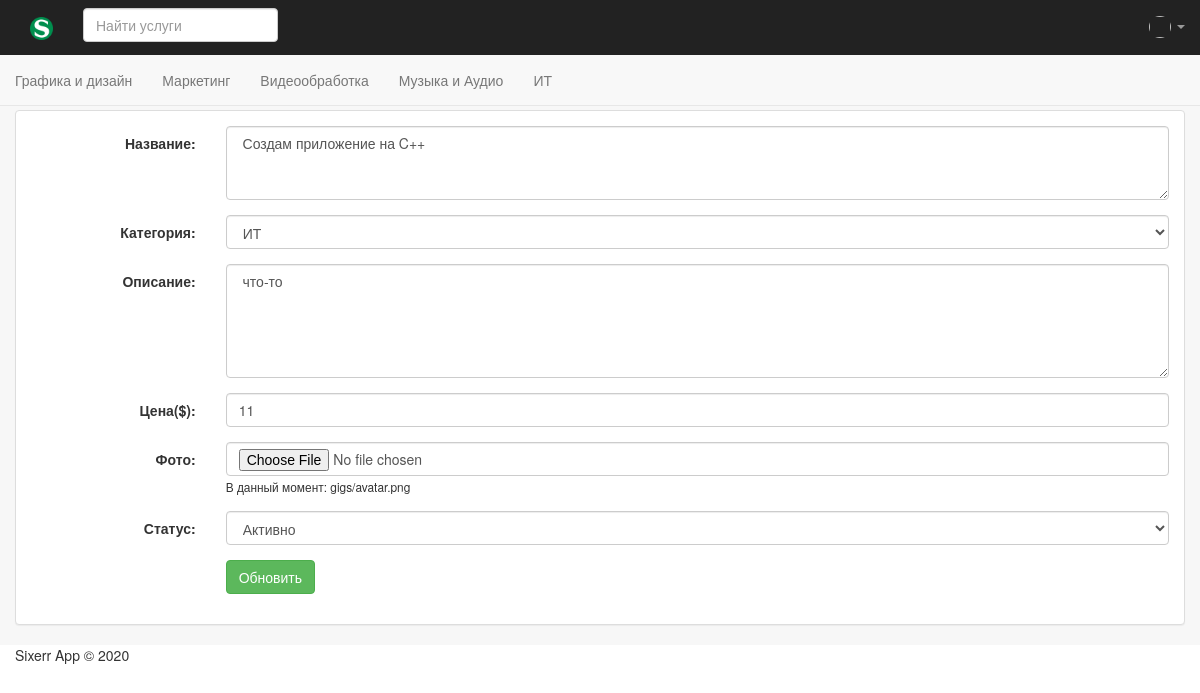
Page /my_gigs/edit_gig/2 (signed in) on the committed database.
### sixerr/models.py (models this page shows, shortened)
class Gig(models.Model):
    CATEGORY_CHOICES = (
        ('GD', 'Графика и Дизайн'),
        ('MR', 'Маркетинг'),
        ('VD', 'Видеообработка'),
        ('MA', 'Музыка и Аудио'),
        ('IT', 'ИТ')
    )
    title = models.CharField(max_length=500)
    category = models.CharField(max_length=2, choices=CATEGORY_CHOICES)
    description = models.CharField(max_length=1000)
    price = models.IntegerField(default=5)
    photo = models.FileField(upload_to='gigs')
    status = models.BooleanField()
    user = models.ForeignKey(User, on_delete=models.CASCADE)
    create_time = models.DateTimeField(default=timezone.now)

### sixerr/views.py (the view, shortened to what this page needs)
# urls.py: path('my_gigs/edit_gig/<int:pk>', views.edit_gig, name='edit_gig')
@login_required(login_url='/')
def edit_gig(request, pk):
    try:
        gig = Gig.objects.get(pk=pk, user=request.user)
        error = ''
        return render(request, 'edit_gig.html', {'gig': gig, 'error':error })
    except:
        return redirect('/')

### sixerr/templates/edit_gig.html (shortened to what this page needs)
{% extends 'base.html' %}
{% load static %}
{% block content %}
  <div style="margin-top:30px;" class="panel panel-default">
    <div class="panel-body">
      <form method="POST" enctype="multipart/form-data" class="form-horizontal">
        <div class="form-group">
          <label for="" class="col-sm-2 control-label">Название:</label>
          <div class="col-sm-10">
            <textarea name="title" rows="3" class="form-control"> {{ gig.title }}</textarea>
          </div>
        </div>
        <div class="form-group">
          <label class="col-sm-2 control-label">Категория:</label>
          <div class="col-sm-10">
            <select name="category" class="form-control">
              <option {% if gig.category == "IT" %} selected {%endif%} value="IT"> ИТ </option>
            </select>
          </div>
        </div>
        <div class="form-group">
          <label class="col-sm-2 control-label">Описание:</label>
          <div class="col-sm-10">
            <textarea name="description" rows="5" class="form-control"> {{ gig.description }}</textarea>
          </div>
        </div>
        <div class="form-group">
          <label class="col-sm-2 control-label">Цена($):</label>
          <div class="col-sm-10">
            <input type="number" class="form-control" name="price" value="{{ gig.price }}">
          </div>
        </div>
        <div class="form-group">
          <label class="col-sm-2 control-label">Фото:</label>
          <div class="col-sm-10">
            <input type="file" class="form-control" name="photo">
            <small> В данный момент: {{ gig.photo }}</small>
          </div>
        </div>
        <div class="form-group">
          <label class="col-sm-2 control-label">Статус:</label>
          <div class="col-sm-10">
            <select name="status" class="form-control">
              <option {% if gig.status %} selected {% endif %} value="1">Активно</option>
            </select>
          </div>
        </div>
        <div class="form-group">
          <div class="col-sm-10 col-sm-offset-2">
            <button type="submit" class="btn btn-success"> Обновить </button>
          </div>
        </div>
      </form>
    </div>
  </div>
{% endblock %}

### sixerr/static/css/app.css (style rules this page uses)
body { padding-top: 80px; }

### rows in the picture
Gig: title "Создам приложение на C++", category "ИТ", description "что-то", price "11", photo "gigs/avatar.png", status "Активно"
